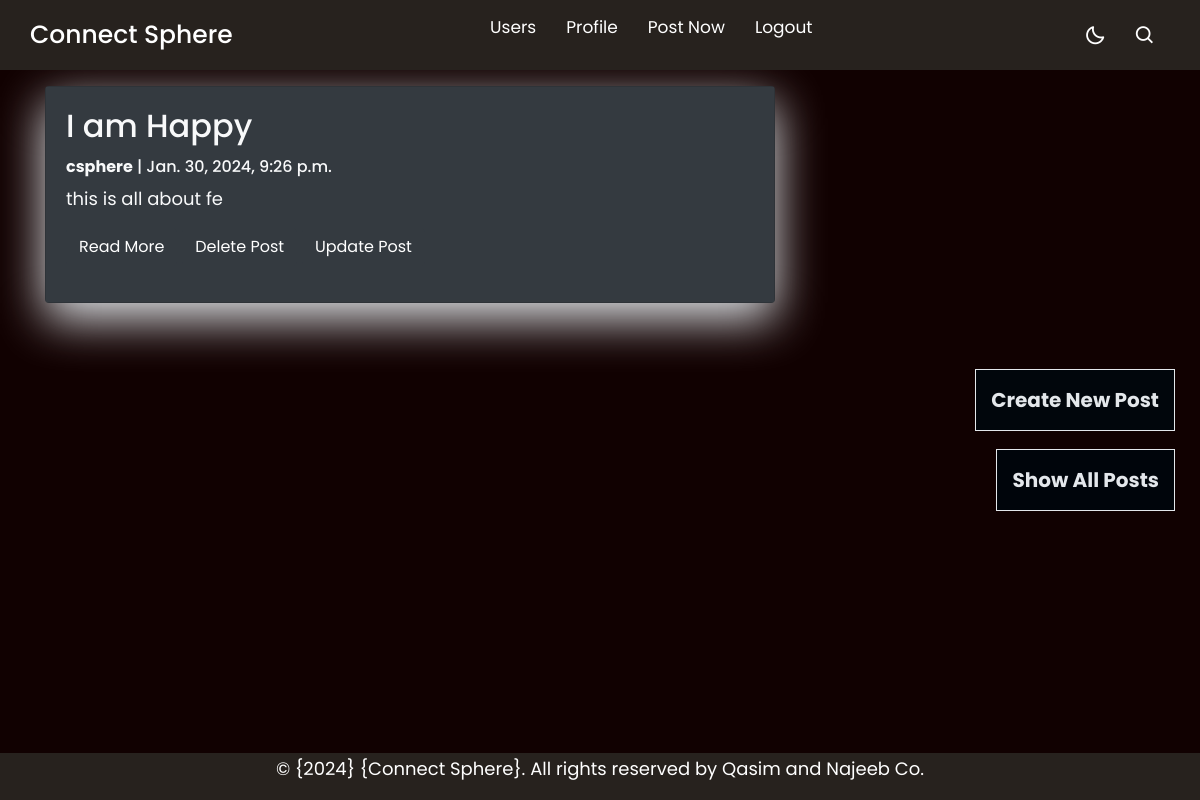
Screenshot of /posts/UserPost/2/ (signed in) with the database file from the repository.
### posts/models.py (models this page shows, shortened)
class Post(models.Model):
    title        = models.CharField(max_length=255)
    content      = models.TextField()
    like         = models.ManyToManyField(User, related_name='likes', blank= True, null= True)
    shared_user  = models.ForeignKey(User, on_delete=models.CASCADE, null= True)
    created_on   = models.DateTimeField(default=timezone.now)
    shared_on    = models.DateTimeField(default=timezone.now)
    image        = models.ImageField(upload_to='images/', blank=True, null=True)
    is_private   = models.BooleanField(default= False)

### users/models.py (models this page shows)
class User(AbstractUser):
    pass

### posts/views.py (the view)
# urls.py: path('UserPost/<pk>/', UserPost.as_view(), name='UserPost'),
class UserPost(ListView):
    model = Post
    template_name = 'posts/Userposts.html'
    feilds = '__all__'
    def get_queryset(self):
        return Post.objects.filter(shared_user=self.request.user)

### posts/templates/posts/Userposts.html (shortened to what this page needs)
{% extends "base.html" %}
{% block content %}
<div class="container " style="margin-top: 50px ;" >
    <div class="row">
        <div class="col-md-8 mt-3 left ">
            {% for object in object_list %}
            <div class="card bg-dark ">
                <div class="card-body bg-dark">
                    <h2 class="card-title text-light">{{object.title}}</h2>
                    <p class="card-text text-light h6"> <strong>{{object.shared_user}}</strong> | {{object.created_on}} </p>
                    <p class="card-text text-light">{{object.content|slice:":20" }}</p>
                    <p>
                        <a href="{% url 'posts:post_detail' object.id %}" class="btn btn-dark">Read More</a>
                        <a href="/posts/Delet_post/{{object.id}}" class="btn btn-dark">Delete Post</a>
                        <a href="/posts/Update_post/{{object.id}}" class="btn btn-dark">Update Post</a>
                    </p>
                </div>
            </div>
            {% endfor %}
        </div>
        <div class="col-md-8 mt-3 left">
        </div>
        <div class="col-md-4">
            <div class="new-post-box">
                <a href="/posts/Creat_Post/" class="new-post-link">Create New Post</a>
            </div>
        </div>
        <div>
            <div class="show-all-posts-box">
                <a href="http://127.0.0.1:8000/posts/List_Post/" class="show-all-posts-link">Show All Posts</a>
            </div>
        </div>
    </div>
</div>
{% endblock %}

### static/css/footer.css (style rules this page uses)
body { margin: 0; padding: 0; font-family: Arial, sans-serif; min-height: 100vh; display: flex; flex-direction: column; }

### static/css/navbar.css (style rules this page uses)
* { margin: 0; padding: 0; box-sizing: border-box; font-family: 'Poppins', sans-serif; transition: all 0.4s ease;; }
:root { --body-color: #E4E9F7; --nav-color: rgb(33 22 22); --side-nav: #010718; --text-color: #FFF; --search-bar: #F2F2F2; --search-text: #010718; }
body { height: 100vh; background-color: rgba(0, 0, 0, 0.1); }

### posts/templates/posts/Userposts.html (style rules this page uses)
body { font-family: "Roboto", sans-serif; font-size: 18px; background-color: #110101; background-image: url('https://static.vecteezy.com/system/resources/previews/014/302/734/non_2x/luxury-abstract-banner-template-with-gold-blended-waves-on-black-background-with-copy-space-for-text-shiny-dynamic-light-stripes-futuristic-twisted-lines-design-in-dark-background-wallpaper-website-vector.jpg'); background-repeat: no-repeat; background-size: cover; background-attachment: fixed; background-position: center; }
.card { box-shadow: 0 16px 48px #E3E7EB; }
.new-post-box { position: fixed; top: 50%; right: 25px; transform: translate(0, -50%); background-color: #01060c; border: 1px solid #e3e7eb; padding: 15px; margin-bottom: 20px; }
.show-all-posts-box { position: fixed; top: 60%; right: 25px; transform: translate(0, -50%); background-color: #00050b; border: 1px solid #e3e7eb; padding: 15px; margin-bottom: 20px; }
.new-post-link, .show-all-posts-link { display: block; text-align: center; font-size: 20px; color: #e3e7eb; text-decoration: none; font-weight: bold; }

### rows the page displays
Post: title "I am Happy", shared_user "csphere", created_on "Jan. 30, 2024, 9:26 p.m.", content "this is all about fe"
